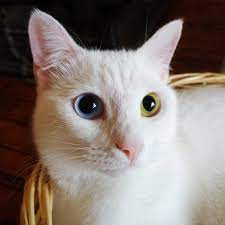
#> input picture Photos/cat.jpg, 225 x 225 px
$ python masking.py
#> lines starting #> are read from the running program, lines starting #| are printed output that depends on the picture; after the words box and inside, x2 and y2 are one past the last pixel; in counts of white or black regions, pixels touching at a corner belong together
import cv2 as cv
import numpy as np

img = cv.imread('Photos/cat.jpg')
#> img is the input picture: shape (225, 225, 3); mean B, G, R 115.4, 121.4, 133.3
cv.imshow('Cat', img)

blank = np.zeros(img.shape[:2], dtype='uint8')
cv.imshow('Blank', blank)


circle = cv.circle(blank.copy(), (img.shape[1]//2, img.shape[0]//2), 100, 255, -1)
cv.imshow('Mask', circle)
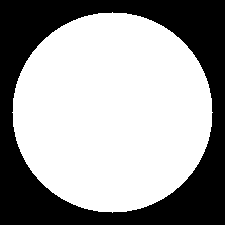
#> window 'Mask': shape (225, 225); 62.1% white; 1 black region, box (x1, y1, x2, y2) and area: (0, 0, 225, 225) 19208

rectangle = cv.rectangle(blank.copy(), (30,30), (370,370), 255, -1)


weird_shape = cv.bitwise_and(circle,rectangle)
cv.imshow('Weird Shape', weird_shape)
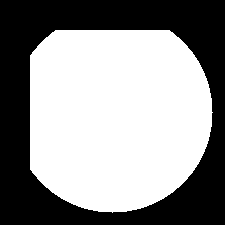
#> window 'Weird Shape': shape (225, 225); 56.8% white; 1 black region, box (x1, y1, x2, y2) and area: (0, 0, 225, 225) 21892


masked = cv.bitwise_and(img, img, mask=weird_shape)
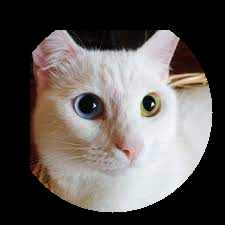
#> masked: shape (225, 225, 3); mean B, G, R 86.1, 89.1, 94.7
cv.imshow('Weird Shaped Masked Image', masked)

cv.waitKey(0)

$ run again, with Photos/group.jpg copied over Photos/cat.jpg
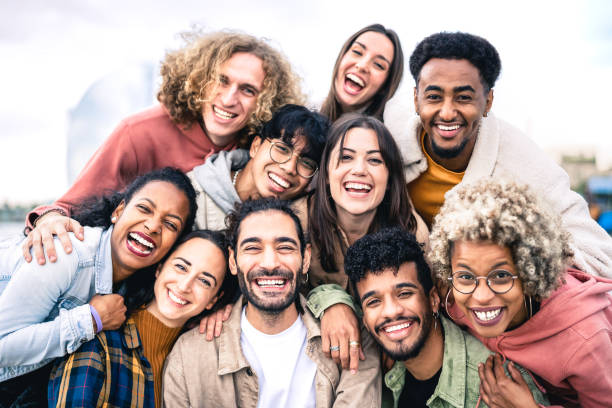
#> input picture Photos/group.jpg, 612 x 408 px
#> img is the input picture: shape (408, 612, 3); mean B, G, R 156.2, 161.2, 181.9
#> `cv.imshow('Mask', circle)`:
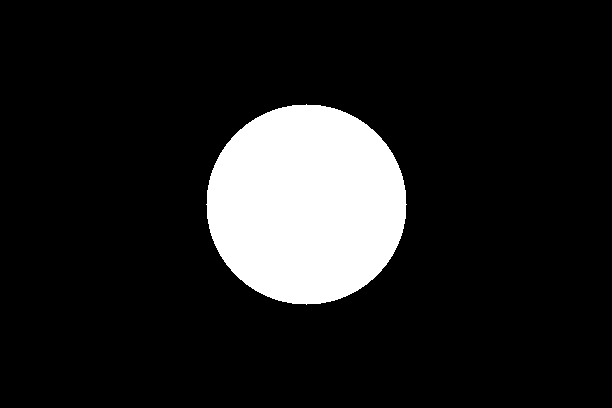
#> window 'Mask': shape (408, 612); 12.6% white; 1 white region, box (x1, y1, x2, y2) and area: (206, 104, 407, 305) 31417
#> `masked = cv.bitwise_and(img, img, mask=weird_shape)`:
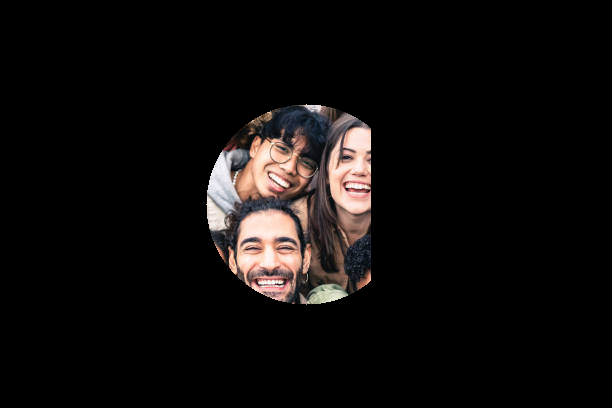
#> masked: shape (408, 612, 3); mean B, G, R 12.1, 12.9, 15.4

$ run again, with Photos/person.jpg copied over Photos/cat.jpg
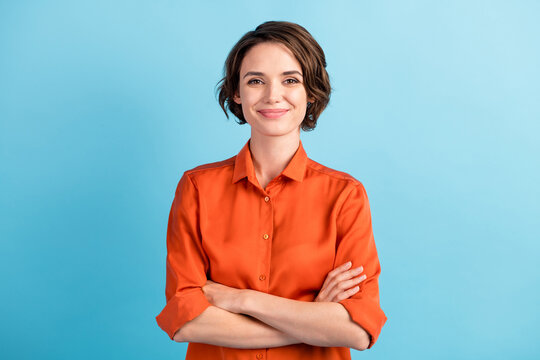
#> input picture Photos/person.jpg, 540 x 360 px
#> img is the input picture: shape (360, 540, 3); mean B, G, R 184.4, 177.9, 151.8
#> `cv.imshow('Mask', circle)`:
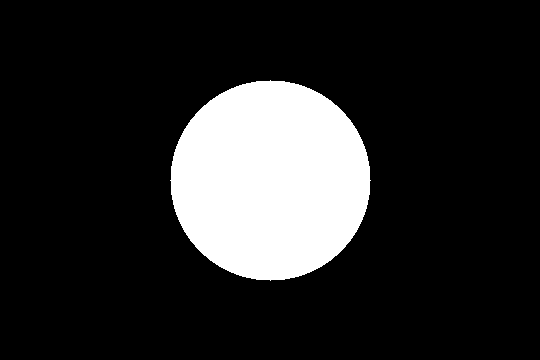
#> window 'Mask': shape (360, 540); 16.2% white; 1 white region, box (x1, y1, x2, y2) and area: (170, 80, 371, 281) 31417
#> `masked = cv.bitwise_and(img, img, mask=weird_shape)`:
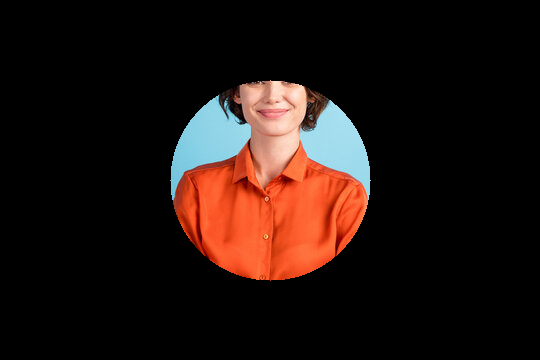
#> masked: shape (360, 540, 3); mean B, G, R 15.8, 19.7, 33.3
